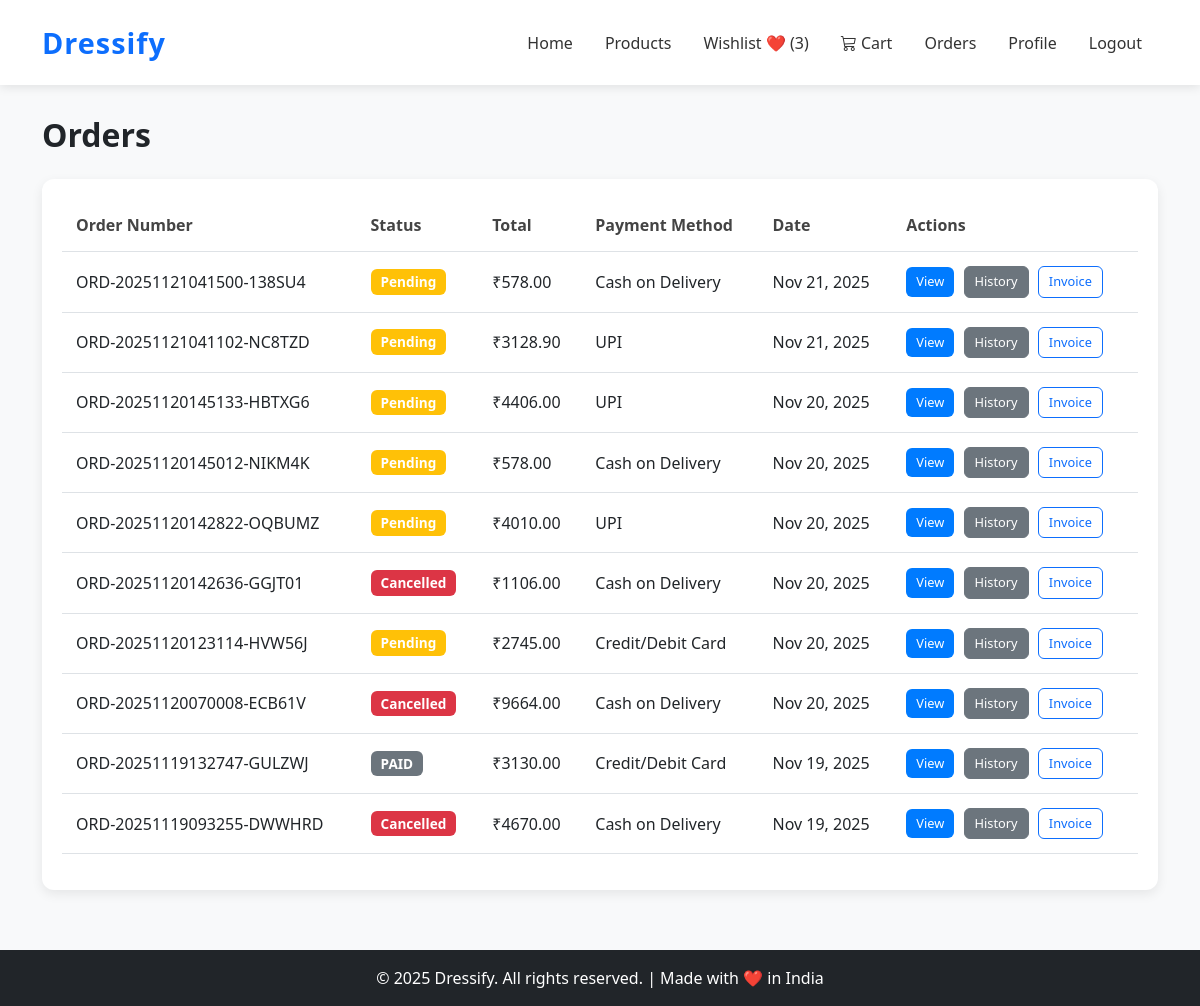
Screenshot of /orders/ (signed in) with the database file from the repository.
### orders/models.py (models this page shows, shortened)
class Order(models.Model):
    STATUS_CHOICES = [
        ('pending', 'Pending'),
        ('processing', 'Processing'),
        ('shipped', 'Shipped'),
        ('delivered', 'Delivered'),
        ('cancelled', 'Cancelled'),
        ('refunded', 'Refunded'),
    ]
    PAYMENT_METHOD_CHOICES = [
        ('cod', 'Cash on Delivery'),
        ('card', 'Credit/Debit Card'),
        ('upi', 'UPI'),
        ('netbanking', 'Net Banking'),
        ('wallet', 'Wallet'),
    ]
    user = models.ForeignKey(User, on_delete=models.CASCADE, related_name='orders')
    order_number = models.CharField(max_length=50, unique=True, editable=False)
    status = models.CharField(max_length=20, choices=STATUS_CHOICES, default='pending')
    subtotal = models.DecimalField(max_digits=10, decimal_places=2, validators=[MinValueValidator(Decimal('0.00'))])
    tax = models.DecimalField(max_digits=10, decimal_places=2, default=Decimal('0.00'), validators=[MinValueValidator(Decimal('0.00'))])
    shipping_cost = models.DecimalField(max_digits=10, decimal_places=2, default=Decimal('0.00'), validators=[MinValueValidator(Decimal('0.00'))])
    total = models.DecimalField(max_digits=10, decimal_places=2, validators=[MinValueValidator(Decimal('0.00'))])
    shipping_address = models.TextField()
    shipping_city = models.CharField(max_length=100)
    shipping_state = models.CharField(max_length=100)
    shipping_zip_code = models.CharField(max_length=20)
    shipping_country = models.CharField(max_length=100, default='India')
    shipping_phone = models.CharField(max_length=15)
    payment_method = models.CharField(max_length=20, choices=PAYMENT_METHOD_CHOICES, default='cod')
    payment_status = models.BooleanField(default=False)
    created_at = models.DateTimeField(auto_now_add=True)
    updated_at = models.DateTimeField(auto_now=True)
    class Meta:
        ordering = ['-created_at']
        indexes = [
            models.Index(fields=['order_number']),
            models.Index(fields=['user', '-created_at']),
            models.Index(fields=['status']),
        ]
    def get_status_badge_class(self):
        status_classes = {
            'pending': 'warning',
            'processing': 'info',
            'shipped': 'primary',
            'delivered': 'success',
            'cancelled': 'danger',
            'refunded': 'secondary',
        }
        return status_classes.get(self.status, 'secondary')
    def get_status_display_class(self):
        return self.get_status_badge_class()

### orders/views.py (the view)
# urls.py: path('', views.OrderListView.as_view(), name='list'),
class OrderListView(LoginRequiredMixin, View):
    template_name = 'orders/order_list.html'
    def get(self, request):
        if request.user.is_staff:
            orders = Order.objects.all().order_by('-created_at')
        else:
            orders = Order.objects.filter(user=request.user).order_by('-created_at')
        paginator = Paginator(orders, 10)
        page_obj = paginator.get_page(request.GET.get('page'))
        return render(request, self.template_name, {'orders': page_obj, 'page_title': 'Orders'})

### orders/templates/orders/Order_list.html (shortened to what this page needs)
{% extends 'base.html' %}
{% load static %}
{% block content %}
<div class="container orders-container">
    <h2 class="orders-title">Orders</h2>
    <div class="table-container">
        <table class="table table-hover">
            <thead>
                <tr>
                    <th>Order Number</th>
                    <th>Status</th>
                    <th>Total</th>
                    <th>Payment Method</th>
                    <th>Date</th>
                    <th>Actions</th>
                </tr>
            </thead>
            <tbody>
                {% for order in orders %}
                <tr>
                    <td data-label="Order Number">{{ order.order_number }}</td>
                    <td data-label="Status">
                        <span class="badge bg-{{ order.get_status_display_class }}">
                            {{ order.get_status_display }}
                        </span>
                    </td>
                    <td data-label="Total">₹{{ order.total }}</td>
                    <td data-label="Payment">{{ order.get_payment_method_display }}</td>
                    <td data-label="Date">{{ order.created_at|date:"M d, Y" }}</td>
                    <td data-label="Actions" class="actions-column">
                        <a href="{% url 'orders:detail' order.id %}"
                           class="btn btn-sm btn-primary">View</a>
                        <a href="{% url 'orders:payment_history' %}"
                           class="btn btn-sm btn-secondary">History</a>
                        <a href="{% url 'orders:invoice' order.id %}"
                           class="btn btn-sm btn-outline-primary">Invoice</a>
                    </td>
                </tr>
                {% empty %}
                <tr>
                    <td colspan="6" class="text-center text-muted">
                        No orders found.
                    </td>
                </tr>
                {% endfor %}
            </tbody>
        </table>
    </div>
</div>
{% endblock %}

### Accounts/templates/base.html (shortened to what this page needs)
{% load static %}
<!DOCTYPE html>
<html lang="en">
<head>
    <link href="https://cdn.jsdelivr.net/npm/bootstrap@5.3.0/dist/css/bootstrap.min.css" rel="stylesheet">
    <link rel="stylesheet" href="https://cdn.jsdelivr.net/npm/bootstrap-icons@1.11.1/font/bootstrap-icons.css">
</head>
<body>
    <nav class="navbar navbar-expand-lg navbar-light">
        <div class="container">
            <a class="navbar-brand" href="{% url 'home' %}">Dressify</a>
            <div class="collapse navbar-collapse" id="navbarNav">
                <ul class="navbar-nav ms-auto align-items-center">
                    <li class="nav-item"><a class="nav-link" href="{% url 'home' %}">Home</a></li>
                    <li class="nav-item"><a class="nav-link" href="{% url 'products:product_list' %}">Products</a></li>
                    <li class="nav-item">
                        <a href="{% url 'wishlist:wishlist' %}" class="nav-link">
                            Wishlist ❤️ ({{ request.user.wishlist_items.count }})
                        </a>
                    </li>
                    <li class="nav-item position-relative">
                        <a class="nav-link" href="{% url 'cart:cart_view' %}">
                            <i class="bi bi-cart3"></i>
                            Cart
                        </a>
                    </li>
                    {% if user.is_authenticated %}
                    <li class="nav-item"><a class="nav-link" href="{% url 'orders:list' %}">Orders</a></li>
                    <li class="nav-item"><a class="nav-link" href="{% url 'profile' %}">Profile</a></li>
                    <li class="nav-item"><a class="nav-link" href="{% url 'logout' %}">Logout</a></li>
                    {% else %}
                    <li class="nav-item"><a class="nav-link" href="{% url 'login' %}">Login</a></li>
                    <li class="nav-item"><a class="nav-link" href="{% url 'register' %}">Register</a></li>
                    {% endif %}
                </ul>
            </div>
        </div>
    </nav>
    <main class="content-wrapper">
        {% block content %}
        {% endblock %}
    </main>
    <footer>
        © 2025 Dressify. All rights reserved. | Made with ❤️ in India
    </footer>
</body>
</html>

### Accounts/templates/base.html (style rules this page uses)
body { background-color: #f8f9fa; padding-top: 76px; }
main { min-height: calc(100vh - 180px); display: block; }
.content-wrapper { margin-bottom: 60px; }
.navbar { background-color: #ffffff !important; box-shadow: 0 2px 10px rgba(0, 0, 0, 0.1); padding: 1rem 0; position: fixed; top: 0; left: 0; right: 0; width: 100%; z-index: 1000; }
.navbar-brand { font-weight: bold; color: #0d6efd !important; font-size: 1.8rem; letter-spacing: 1px; transition: color 0.3s ease; }
.navbar-nav .nav-link { color: #333 !important; font-weight: 500; margin: 0 0.5rem; transition: color 0.3s ease; position: relative; }
.navbar-nav .nav-link::after { content: ''; position: absolute; width: 0; height: 2px; bottom: 0; left: 50%; background-color: #0d6efd; transition: all 0.3s ease; transform: translateX(-50%); }
footer { background: #212529; color: white; text-align: center; padding: 1rem 0; margin-top: 0; }

### orders/templates/orders/Order_list.html (style rules this page uses)
body { background-color: #f8f9fa; }
.orders-container { margin-top: 40px; }
.orders-title { font-size: 32px; font-weight: 700; margin-bottom: 25px; }
.table-container { background: white; padding: 20px; border-radius: 12px; box-shadow: 0 4px 12px rgba(0,0,0,0.08); }
.table thead { background: #f1f1f1; }
.table th { padding: 14px; font-weight: bold; color: #444; }
.table td { padding: 14px; vertical-align: middle; }
.badge { padding: 6px 10px; font-size: 0.85rem; border-radius: 6px; }
.btn { font-size: 0.80rem; padding: 5px 10px; border-radius: 6px !important; }
.btn-primary { background-color: #007bff; border: none; }
.btn-outline-primary { border: 1px solid #0d6efd; color: #0d6efd; }
.actions-column a { margin-right: 5px; }

### rows the page displays
Order: order_number "ORD-20251121041500-138SU4", status "Pending", total "578.00", payment_method "Cash on Delivery", created_at "Nov 21, 2025"
Order: order_number "ORD-20251121041102-NC8TZD", status "Pending", total "3128.90", payment_method "UPI", created_at "Nov 21, 2025"
Order: order_number "ORD-20251120145133-HBTXG6", status "Pending", total "4406.00", payment_method "UPI", created_at "Nov 20, 2025"
Order: order_number "ORD-20251120145012-NIKM4K", status "Pending", total "578.00", payment_method "Cash on Delivery", created_at "Nov 20, 2025"
Order: order_number "ORD-20251120142822-OQBUMZ", status "Pending", total "4010.00", payment_method "UPI", created_at "Nov 20, 2025"
Order: order_number "ORD-20251120142636-GGJT01", status "Cancelled", total "1106.00", payment_method "Cash on Delivery", created_at "Nov 20, 2025"
Order: order_number "ORD-20251120123114-HVW56J", status "Pending", total "2745.00", payment_method "Credit/Debit Card", created_at "Nov 20, 2025"
Order: order_number "ORD-20251120070008-ECB61V", status "Cancelled", total "9664.00", payment_method "Cash on Delivery", created_at "Nov 20, 2025"
Order: order_number "ORD-20251119132747-GULZWJ", status "PAID", total "3130.00", payment_method "Credit/Debit Card", created_at "Nov 19, 2025"
Order: order_number "ORD-20251119093255-DWWHRD", status "Cancelled", total "4670.00", payment_method "Cash on Delivery", created_at "Nov 19, 2025"

### other values shown
{{ request.user.wishlist_items.count }} "3"
